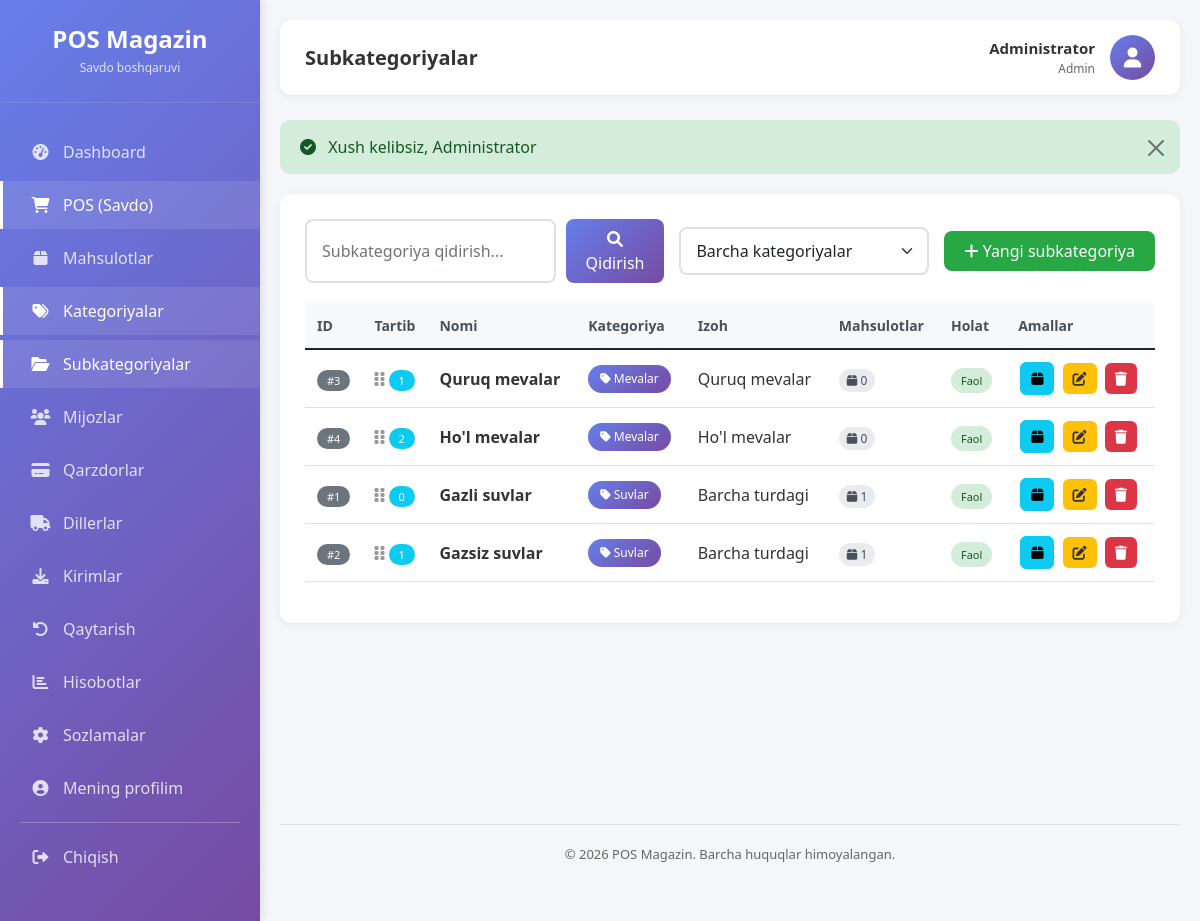
/subcategories (signed in), run on the app's committed database.
### tables this page shows
CREATE TABLE `subkategoriyalar` (
  `id` bigint(20) UNSIGNED NOT NULL,
  `kategoriya_id` bigint(20) UNSIGNED NOT NULL,
  `nomi` varchar(120) NOT NULL,
  `izoh` varchar(255) DEFAULT NULL,
  `faol` tinyint(1) NOT NULL DEFAULT 1,
  `tartib` int(11) NOT NULL DEFAULT 0,
  `yaratilgan_vaqt` timestamp NULL DEFAULT current_timestamp(),
  `yangilangan_vaqt` timestamp NULL DEFAULT current_timestamp() ON UPDATE current_timestamp(),
  `ochirilgan_vaqt` timestamp NULL DEFAULT NULL
);

CREATE TABLE `kategoriyalar` (
  `id` bigint(20) UNSIGNED NOT NULL,
  `nomi` varchar(120) NOT NULL,
  `izoh` varchar(255) DEFAULT NULL,
  `faol` tinyint(1) NOT NULL DEFAULT 1,
  `tartib` int(11) NOT NULL DEFAULT 0,
  `yaratilgan_vaqt` timestamp NULL DEFAULT current_timestamp(),
  `yangilangan_vaqt` timestamp NULL DEFAULT current_timestamp() ON UPDATE current_timestamp(),
  `ochirilgan_vaqt` timestamp NULL DEFAULT NULL
);

### app/Controllers/Controller.php (called while the page is built, shortened)
<?php
abstract class Controller {
    protected function view($view, $data = [], $layout = 'main') {
        $viewPath = APP_PATH . '/Views/pages/' . $view . '.php';
        extract($data);
        require $viewPath;
    }
}

### app/Controllers/SubcategoryController.php (called while the page is built, shortened)
<?php
class SubcategoryController extends Controller {
    private $subcategoryModel;
    private $categoryModel;
    public function __construct() {
        $this->subcategoryModel = new Subcategory();
        $this->categoryModel = new Category();
    }
    public function index() {
        $search = $_GET['search'] ?? '';
        $categoryId = $_GET['category'] ?? '';
        if ($search) {
            $stmt = $this->db->prepare("
                SELECT s.*, k.nomi as kategoriya_nomi
                FROM subkategoriyalar s
                LEFT JOIN kategoriyalar k ON s.kategoriya_id = k.id
                WHERE s.ochirilgan_vaqt IS NULL
                AND s.nomi LIKE ?
                ORDER BY k.nomi, s.nomi
            ");
            $stmt->execute(["%{$search}%"]);
            $subcategories = $stmt->fetchAll();
            $pagination = ['page' => 1, 'lastPage' => 1, 'total' => count($subcategories)];
        } elseif ($categoryId) {
            $subcategories = $this->subcategoryModel->getByCategory($categoryId, false);
            $pagination = ['page' => 1, 'lastPage' => 1, 'total' => count($subcategories)];
        } else {
            $subcategories = $this->subcategoryModel->getAllWithCategory();
            $pagination = ['page' => 1, 'lastPage' => 1, 'total' => count($subcategories)];
        }
        $categories = $this->categoryModel->active();
        $this->view('subcategories/index', [
            'subcategories' => $subcategories,
            'categories' => $categories,
            'selectedCategory' => $categoryId,
            'search' => $search,
            'pagination' => $pagination
        ]);
    }
}

### config/database.php (called while the page is built)
<?php
class Database {
    private static $connection = null;
    public static function getInstance() {
        if (self::$connection === null) {
            try {
                $host = 'localhost';
                $dbname = 'pos_magazin_uz';
                $user = 'root';
                $pass = '';
                $dsn = "mysql:host=$host;dbname=$dbname;charset=utf8";
                self::$connection = new PDO($dsn, $user, $pass);
                self::$connection->setAttribute(PDO::ATTR_ERRMODE, PDO::ERRMODE_EXCEPTION);
            } catch (PDOException $e) {
                die("Database xatosi: " . $e->getMessage());
            }
        }
        return self::$connection;
    }
}

### app/Models/Model.php (called while the page is built, shortened)
<?php
abstract class Model {
    public function __construct() {
        $this->db = \Database::getInstance();
    }
}

### app/Models/Subcategory.php (called while the page is built, shortened)
<?php
class Subcategory extends Model {
    protected $table = 'subkategoriyalar';
    public function getAllWithCategory() {
        $stmt = $this->db->prepare("
            SELECT
                s.*,
                k.nomi as kategoriya_nomi,
                (SELECT COUNT(*) FROM mahsulotlar WHERE subkategoriya_id = s.id AND ochirilgan_vaqt IS NULL) as products_count
            FROM {$this->table} s
            LEFT JOIN kategoriyalar k ON s.kategoriya_id = k.id
            WHERE s.ochirilgan_vaqt IS NULL
            ORDER BY k.nomi ASC, s.tartib ASC, s.nomi ASC
        ");
        $stmt->execute();
        return $stmt->fetchAll();
    }
}

### app/Views/pages/subcategories/index.php (the view, shortened to what this page needs)
<div class="content-card">
    <div class="filter-section">
        <form method="GET" class="search-box">
            <input type="text"
                   name="search"
                   class="form-control"
                   placeholder="Subkategoriya qidirish..."
                   value="<?= htmlspecialchars($search ?? '') ?>">
            <button type="submit" class="btn btn-primary">
                <i class="fas fa-search"></i> Qidirish
            </button>
        </form>
        <div class="filter-box">
            <select class="form-select" onchange="window.location.href=this.value">
                <option value="/new-pos/subcategories">Barcha kategoriyalar</option>
            </select>
        </div>
        <?php if (in_array($_SESSION['user']['rol_nomi'] ?? '', ['Admin', 'Omborchi'])): ?>
            <a href="/new-pos/subcategories/create" class="btn btn-success">
                <i class="fas fa-plus"></i> Yangi subkategoriya
            </a>
        <?php endif; ?>
    </div>
    <div class="table-responsive">
        <table class="table table-hover">
            <thead>
                <tr>
                    <th width="50">ID</th>
                    <th width="50">Tartib</th>
                    <th>Nomi</th>
                    <th>Kategoriya</th>
                    <th>Izoh</th>
                    <th>Mahsulotlar</th>
                    <th>Holat</th>
                    <th>Amallar</th>
                </tr>
            </thead>
            <tbody id="sortableSubcategories">
                <?php if (empty($subcategories)): ?>
                    <tr>
                        <td colspan="8" class="text-center py-4">
                            <i class="fas fa-folder-open fa-3x text-muted mb-3"></i>
                            <p class="text-muted">Hech qanday subkategoriya topilmadi</p>
                            <?php if (in_array($_SESSION['user']['rol_nomi'] ?? '', ['Admin', 'Omborchi'])): ?>
                                <a href="/new-pos/subcategories/create" class="btn btn-primary">
                                    <i class="fas fa-plus"></i> Yangi subkategoriya qo'shish
                                </a>
                            <?php endif; ?>
                        </td>
                    </tr>
                <?php else: ?>
                    <?php foreach ($subcategories as $sub): ?>
                        <tr data-id="<?= $sub['id'] ?>" data-tartib="<?= $sub['tartib'] ?? 0 ?>">
                            <td><span class="badge bg-secondary">#<?= $sub['id'] ?></span></td>
                            <td>
                                <?php if (in_array($_SESSION['user']['rol_nomi'] ?? '', ['Admin', 'Omborchi'])): ?>
                                    <span class="drag-handle">
                                        <i class="fas fa-grip-vertical"></i>
                                    </span>
                                <?php endif; ?>
                                <span class="badge bg-info"><?= $sub['tartib'] ?? 0 ?></span>
                            </td>
                            <td>
                                <strong><?= htmlspecialchars($sub['nomi']) ?></strong>
                            </td>
                            <td>
                                <span class="category-badge">
                                    <i class="fas fa-tag"></i> <?= htmlspecialchars($sub['kategoriya_nomi'] ?? '-') ?>
                                </span>
                            </td>
                            <td>
                                <?= htmlspecialchars($sub['izoh'] ?? '-') ?>
                            </td>
                            <td>
                                <span class="stats-badge">
                                    <i class="fas fa-box"></i> <?= $sub['products_count'] ?? 0 ?>
                                </span>
                            </td>
                            <td>
                                <?php if ($sub['faol']): ?>
                                    <span class="badge-status badge-success">Faol</span>
                                <?php else: ?>
                                    <span class="badge-status badge-danger">Faol emas</span>
                                <?php endif; ?>
                            </td>
                            <td>
                                <a href="/new-pos/products?category=<?= $sub['kategoriya_id'] ?>&subcategory=<?= $sub['id'] ?>"
                                   class="btn btn-sm btn-info btn-action"
                                   title="Mahsulotlar">
                                    <i class="fas fa-box"></i>
                                </a>
                                <?php if (in_array($_SESSION['user']['rol_nomi'] ?? '', ['Admin', 'Omborchi'])): ?>
                                    <a href="/new-pos/subcategories/edit/<?= $sub['id'] ?>"
                                       class="btn btn-sm btn-warning btn-action"
                                       title="Tahrirlash">
                                        <i class="fas fa-edit"></i>
                                    </a>
                                    <?php if ($_SESSION['user']['rol_nomi'] == 'Admin'): ?>
                                        <form method="POST"
                                              action="/new-pos/subcategories/delete/<?= $sub['id'] ?>"
                                              style="display: inline;"
                                              onsubmit="return confirm('Haqiqatan ham bu subkategoriyani o\'chirmoqchimisiz?');">
                                            <button type="submit" class="btn btn-sm btn-danger btn-action" title="O'chirish">
                                                <i class="fas fa-trash"></i>
                                            </button>
                                        </form>
                                    <?php endif; ?>
                                <?php endif; ?>
                            </td>
                        </tr>
                    <?php endforeach; ?>
                <?php endif; ?>
            </tbody>
        </table>
    </div>
</div>

### public/index.php (shortened to what this page needs)
<?php
require_once __DIR__ . '/../config/database.php';
spl_autoload_register(function ($class) {
    $prefix = 'App\\';
    $base_dir = APP_PATH . '/';
    $len = strlen($prefix);
    $relative_class = substr($class, $len);
    $file = $base_dir . str_replace('\\', '/', $relative_class) . '.php';
});
$requestUri = $_SERVER['REQUEST_URI'];
$basePath = '/new-pos';
if (strpos($requestUri, $basePath) === 0) {
    $requestUri = substr($requestUri, strlen($basePath));
}
$requestUri = strtok($requestUri, '?');
$requestUri = str_replace('/public', '', $requestUri);
$requestUri = trim($requestUri, '/');
$routesFile = ROUTES_PATH . '/web.php';
$routes = require $routesFile;
$method = $_SERVER['REQUEST_METHOD'];
route_dispatch($routes, $method, $requestUri);
function route_dispatch($routes, $method, $uri) {
    foreach ($routes[$method] as $pattern => $handler) {
        $pattern = trim($pattern, '/');
        $regexPattern = preg_replace('/\{[a-z]+\}/', '([^/]+)', $pattern);
        $regexPattern = '/^' . str_replace('/', '\/', $regexPattern) . '$/';
        if (preg_match($regexPattern, $uri, $matches)) {
            array_shift($matches);
            list($controller, $action) = $handler;
            $controllerInstance = new $controllerClass();
            call_user_func_array([$controllerInstance, $action], $matches);
            return;
        }
    }
}

### public/assets/css/style.css (style rules this page uses)
* { margin: 0; padding: 0; box-sizing: border-box; }
body { font-family: 'Segoe UI', Tahoma, Geneva, Verdana, sans-serif; background: #f4f6f9; }
.btn-primary { background: linear-gradient(135deg, #667eea 0%, #764ba2 100%); border: none; padding: 8px 20px; border-radius: 8px; color: white; font-weight: 500; transition: all 0.3s; }
.btn-success { background: #28a745; border: none; padding: 8px 20px; border-radius: 8px; color: white; font-weight: 500; }
.btn-warning { background: #ffc107; border: none; padding: 8px 20px; border-radius: 8px; color: #333; font-weight: 500; }
.btn-danger { background: #dc3545; border: none; padding: 8px 20px; border-radius: 8px; color: white; font-weight: 500; }
.form-control, .form-select { border: 2px solid #e0e0e0; border-radius: 8px; padding: 10px 15px; transition: all 0.3s; }
.table th { background: #f8f9fa; color: #495057; font-weight: 600; font-size: 14px; padding: 12px; }
.table td { padding: 12px; vertical-align: middle; color: #333; }
.badge { padding: 5px 10px; border-radius: 20px; font-size: 11px; font-weight: 500; }
.badge-success { background: #d4edda; color: #155724; }

### app/Views/pages/subcategories/index.php (style rules this page uses)
.content-card { background: white; border-radius: 12px; padding: 25px; box-shadow: 0 2px 10px rgba(0,0,0,0.05); }
.filter-section { display: flex; justify-content: space-between; align-items: center; margin-bottom: 20px; gap: 15px; flex-wrap: wrap; }
.search-box { flex: 1; display: flex; gap: 10px; min-width: 300px; }
.filter-box { width: 250px; }
.table th { background: #f8f9fa; color: #495057; font-weight: 600; font-size: 14px; padding: 12px; }
.table td { padding: 12px; vertical-align: middle; color: #333; }
.badge-status { padding: 5px 10px; border-radius: 20px; font-size: 11px; font-weight: 500; }
.badge-success { background: #d4edda; color: #155724; }
.btn-action { padding: 5px 10px; margin: 0 2px; border-radius: 6px; }
.category-badge { display: inline-block; padding: 5px 12px; background: linear-gradient(135deg, #667eea 0%, #764ba2 100%); color: white; border-radius: 20px; font-size: 12px; font-weight: 500; }
.stats-badge { background: #e9ecef; padding: 3px 8px; border-radius: 12px; font-size: 12px; color: #495057; }
.drag-handle { cursor: move; color: #999; }

### app/Views/layouts/main.php (style rules this page uses)
* { margin: 0; padding: 0; box-sizing: border-box; }
body { font-family: 'Segoe UI', Tahoma, Geneva, Verdana, sans-serif; background: #f4f6f9; }

### data on the page
subkategoriyalar: id "3", tartib "1", nomi "Quruq mevalar", kategoriya.nomi "Mevalar", izoh "Quruq mevalar", products_count "0", faol "Faol"
subkategoriyalar: id "4", tartib "2", nomi "Ho'l mevalar", kategoriya.nomi "Mevalar", izoh "Ho'l mevalar", products_count "0", faol "Faol"
subkategoriyalar: id "1", tartib "0", nomi "Gazli suvlar", kategoriya.nomi "Suvlar", izoh "Barcha turdagi", products_count "1", faol "Faol"
subkategoriyalar: id "2", tartib "1", nomi "Gazsiz suvlar", kategoriya.nomi "Suvlar", izoh "Barcha turdagi", products_count "1", faol "Faol"
